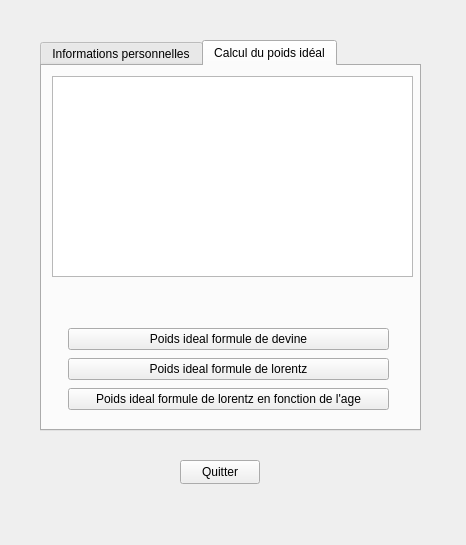
<?xml version="1.0" encoding="UTF-8"?>
<ui version="4.0">
 <class>PoidIdeal</class>
 <widget class="QWidget" name="PoidIdeal">
  <property name="enabled">
   <bool>true</bool>
  </property>
  <property name="geometry">
   <rect>
    <x>0</x>
    <y>0</y>
    <width>466</width>
    <height>545</height>
   </rect>
  </property>
  <property name="minimumSize">
   <size>
    <width>466</width>
    <height>545</height>
   </size>
  </property>
  <property name="maximumSize">
   <size>
    <width>466</width>
    <height>545</height>
   </size>
  </property>
  <property name="windowTitle">
   <string>PoidIdeal</string>
  </property>
  <widget class="QTabWidget" name="tabWidget">
   <property name="enabled">
    <bool>true</bool>
   </property>
   <property name="geometry">
    <rect>
     <x>40</x>
     <y>40</y>
     <width>381</width>
     <height>391</height>
    </rect>
   </property>
   <property name="currentIndex">
    <number>1</number>
   </property>
   <property name="movable">
    <bool>false</bool>
   </property>
   <widget class="QWidget" name="tab">
    <attribute name="title">
     <string>Informations personnelles</string>
    </attribute>
    <widget class="QPushButton" name="pushButtonSuite">
     <property name="geometry">
      <rect>
       <x>140</x>
       <y>260</y>
       <width>80</width>
       <height>24</height>
      </rect>
     </property>
     <property name="text">
      <string>Suite</string>
     </property>
    </widget>
    <widget class="QWidget" name="">
     <property name="geometry">
      <rect>
       <x>90</x>
       <y>60</y>
       <width>185</width>
       <height>189</height>
      </rect>
     </property>
     <layout class="QVBoxLayout" name="verticalLayout">
      <item>
       <layout class="QHBoxLayout" name="horizontalLayout">
        <item>
         <widget class="QLabel" name="labelNom">
          <property name="text">
           <string>Nom</string>
          </property>
         </widget>
        </item>
        <item>
         <widget class="QLineEdit" name="lineEditNom"/>
        </item>
       </layout>
      </item>
      <item>
       <layout class="QHBoxLayout" name="horizontalLayout_2">
        <item>
         <widget class="QLabel" name="labelPrenom">
          <property name="text">
           <string>Prenom</string>
          </property>
         </widget>
        </item>
        <item>
         <widget class="QLineEdit" name="lineEditPrenom"/>
        </item>
       </layout>
      </item>
      <item>
       <layout class="QHBoxLayout" name="horizontalLayout_3">
        <item>
         <widget class="QLabel" name="labelSexe">
          <property name="text">
           <string>Sexe</string>
          </property>
         </widget>
        </item>
        <item>
         <widget class="QRadioButton" name="radioButtonFemme">
          <property name="text">
           <string>Femme</string>
          </property>
         </widget>
        </item>
        <item>
         <widget class="QRadioButton" name="radioButtonHomme">
          <property name="text">
           <string>Homme</string>
          </property>
         </widget>
        </item>
       </layout>
      </item>
      <item>
       <layout class="QHBoxLayout" name="horizontalLayout_4">
        <item>
         <widget class="QLabel" name="labelAge">
          <property name="text">
           <string>Age</string>
          </property>
         </widget>
        </item>
        <item>
         <widget class="QSpinBox" name="spinBoxAge">
          <property name="value">
           <number>20</number>
          </property>
         </widget>
        </item>
       </layout>
      </item>
      <item>
       <layout class="QHBoxLayout" name="horizontalLayout_5">
        <item>
         <widget class="QLabel" name="label">
          <property name="text">
           <string>Poids (kg)</string>
          </property>
         </widget>
        </item>
        <item>
         <widget class="QDoubleSpinBox" name="doubleSpinBoxPoids">
          <property name="value">
           <double>75.000000000000000</double>
          </property>
         </widget>
        </item>
       </layout>
      </item>
      <item>
       <layout class="QHBoxLayout" name="horizontalLayout_6">
        <item>
         <widget class="QLabel" name="label_2">
          <property name="text">
           <string>Taille (m)</string>
          </property>
         </widget>
        </item>
        <item>
         <widget class="QDoubleSpinBox" name="doubleSpinBoxTaille">
          <property name="value">
           <double>1.750000000000000</double>
          </property>
         </widget>
        </item>
       </layout>
      </item>
     </layout>
    </widget>
   </widget>
   <widget class="QWidget" name="tab_2">
    <attribute name="title">
     <string>Calcul du poids idéal</string>
    </attribute>
    <widget class="QTextEdit" name="textEditAfficheur">
     <property name="geometry">
      <rect>
       <x>10</x>
       <y>10</y>
       <width>361</width>
       <height>201</height>
      </rect>
     </property>
    </widget>
    <widget class="QWidget" name="">
     <property name="geometry">
      <rect>
       <x>26</x>
       <y>260</y>
       <width>321</width>
       <height>86</height>
      </rect>
     </property>
     <layout class="QVBoxLayout" name="verticalLayout_2">
      <item>
       <widget class="QPushButton" name="pushButtonDev">
        <property name="text">
         <string>Poids ideal formule de devine</string>
        </property>
       </widget>
      </item>
      <item>
       <widget class="QPushButton" name="pushButtonLor">
        <property name="text">
         <string>Poids ideal formule de lorentz</string>
        </property>
       </widget>
      </item>
      <item>
       <widget class="QPushButton" name="pushButtonLorAge">
        <property name="text">
         <string>Poids ideal formule de lorentz en fonction de l'age</string>
        </property>
       </widget>
      </item>
     </layout>
    </widget>
   </widget>
  </widget>
  <widget class="QPushButton" name="pushButtonQuitter">
   <property name="geometry">
    <rect>
     <x>180</x>
     <y>460</y>
     <width>80</width>
     <height>24</height>
    </rect>
   </property>
   <property name="text">
    <string>Quitter</string>
   </property>
  </widget>
 </widget>
 <resources/>
 <connections>
  <connection>
   <sender>pushButtonQuitter</sender>
   <signal>clicked()</signal>
   <receiver>PoidIdeal</receiver>
   <slot>close()</slot>
   <hints>
    <hint type="sourcelabel">
     <x>208</x>
     <y>473</y>
    </hint>
    <hint type="destinationlabel">
     <x>90</x>
     <y>469</y>
    </hint>
   </hints>
  </connection>
 </connections>
</ui>
